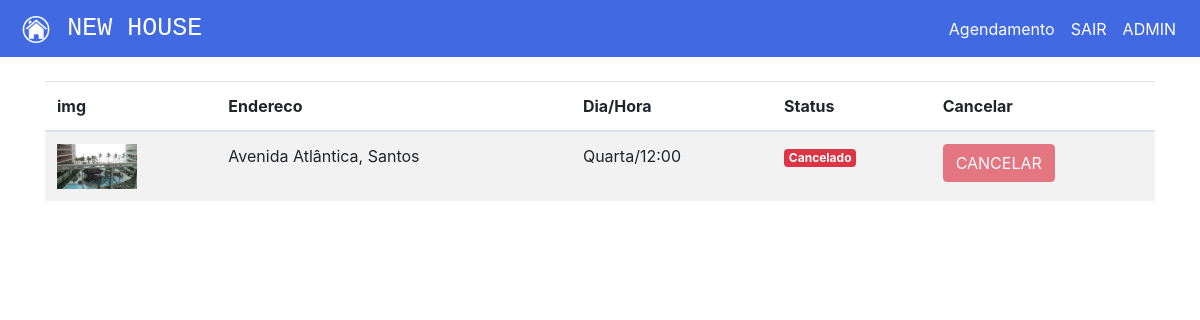
/agendamentos (signed in), run on the app's committed database.
### plataforma/models.py (models this page shows, shortened)
class Visitas(models.Model):
    choices = (('S', 'Segunda'),
            ('T', 'Terça'),
            ('Q', 'Quarta'),
            ('QI', 'Quinta'),
            ('SE', 'Sexta'),
            ('SA', 'Sabado'),
            ('D', 'Domingo'))
    choices_status = (('A', 'Agendado'),
                    ('F', 'Finalizado'),
                    ('C', 'Cancelado'))
    imovel = models.ForeignKey(Imovei, on_delete=models.DO_NOTHING)
    usuario = models.ForeignKey(User, on_delete=models.DO_NOTHING)
    dia = models.CharField(max_length=20)
    horario = models.TimeField()
    status = models.CharField(max_length=1, choices=choices_status, default="A")

class Imovei(models.Model):
    choices = (('V', 'Venda'),
            ('A', 'Aluguel'))
    choices_imovel = (('A', 'Apartamento'),
            ('C', 'Casa'))
    imagens = models.ManyToManyField(Imagem)
    valor = models.DecimalField(max_digits=8,decimal_places=2)
    quartos = models.IntegerField()
    tamanho = models.DecimalField(max_digits=8,decimal_places=2)
    cidade = models.ForeignKey(Cidade, on_delete=models.DO_NOTHING)
    rua = models.CharField(max_length=50)
    tipo = models.CharField(max_length=1, choices=choices)
    tipo_imovel = models.CharField(max_length=1, choices=choices_imovel)
    numero = models.IntegerField()
    descricao = models.TextField()
    dias_visita = models.ManyToManyField(DiasVisita)
    horarios = models.ManyToManyField(Horario)

class Imagem(models.Model):
    img = models.ImageField(upload_to='img')
    def __str__(self) -> str:
        return self.img.url

class Cidade(models.Model):
    nome = models.CharField(max_length=30)
    def __str__(self) -> str:
        return self.nome

### plataforma/views.py (the view)
# urls.py: path('agendamentos', views.agendamentos, name="agendamentos"),
def agendamentos(request):
    visitas = Visitas.objects.filter(usuario=request.user)
    return render(request, "agendamentos.html", {'visitas': visitas})

### plataforma/templates/agendamentos.html (shortened to what this page needs)
{% extends 'base.html' %}
{% load static %}
{% block 'head' %}
<link rel="stylesheet" href="{% static 'plataforma/css/home.css' %}">
{% endblock  %}
{% block 'body' %}
    <div class="container">
        <br>
        <table class="table table-striped">
        <thead>
            <tr>
                <th scope="col">img</th>
                <th scope="col">Endereco</th>
                <th scope="col">Dia/Hora</th>
                <th scope="col">Status</th>
                <th scope="col">Cancelar</th>
            </tr>
        </thead>
        <tbody>
            {% for visita in visitas %}
                <tr>
                    <th><img width="80" src="{{visita.imovel.imagens.all.0}}"></th>
                    <td>{{visita.imovel.rua}}, {{visita.imovel.cidade}}</td>
                    <td>{{visita.dia}}/{{visita.horario}}</td>
                    <td>
                        {% if visita.status == "C" %}
                            <span class="badge badge-danger">Cancelado</span>
                        {% endif %}
                    </td>
                    <td>
                        {% if visita.status == "A" %}
                            <a href="{% url 'cancelar_agendamento' visita.id %}" class="btn btn-danger">CANCELAR</a>
                        {% else %}
                            <a href="" class="btn btn-danger disabled">CANCELAR</a>
                        {% endif %}
                    </td>
                </tr>
            {% endfor %}
        </tbody>
    </table>
    </div>
{% endblock  %}

### data on the page
Visitas: imovel.imagens.all.0 (picture), imovel.rua "Avenida Atlântica", imovel.cidade "Santos", dia "Quarta", horario "12:00", status "Cancelado"
